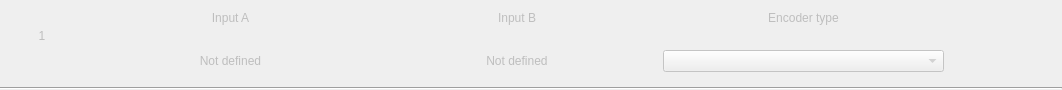
<?xml version="1.0" encoding="UTF-8"?>
<ui version="4.0">
 <class>Encoders</class>
 <widget class="QWidget" name="Encoders">
  <property name="geometry">
   <rect>
    <x>0</x>
    <y>0</y>
    <width>1062</width>
    <height>90</height>
   </rect>
  </property>
  <property name="minimumSize">
   <size>
    <width>0</width>
    <height>90</height>
   </size>
  </property>
  <property name="windowTitle">
   <string notr="true">Form</string>
  </property>
  <layout class="QGridLayout" name="gridLayout" rowstretch="3,3,0" columnstretch="3,10,10,10,4">
   <property name="leftMargin">
    <number>0</number>
   </property>
   <property name="topMargin">
    <number>0</number>
   </property>
   <property name="rightMargin">
    <number>0</number>
   </property>
   <property name="bottomMargin">
    <number>0</number>
   </property>
   <property name="horizontalSpacing">
    <number>6</number>
   </property>
   <property name="verticalSpacing">
    <number>15</number>
   </property>
   <item row="1" column="3">
    <widget class="CenteredCBox" name="comboBox_EncoderType">
     <property name="enabled">
      <bool>false</bool>
     </property>
     <property name="sizePolicy">
      <sizepolicy hsizetype="Preferred" vsizetype="Fixed">
       <horstretch>0</horstretch>
       <verstretch>0</verstretch>
      </sizepolicy>
     </property>
    </widget>
   </item>
   <item row="1" column="1">
    <widget class="QLabel" name="label_ButtonNumberA">
     <property name="enabled">
      <bool>false</bool>
     </property>
     <property name="text">
      <string>Not defined</string>
     </property>
     <property name="alignment">
      <set>Qt::AlignCenter</set>
     </property>
    </widget>
   </item>
   <item row="0" column="3">
    <widget class="QLabel" name="text_EncoderType">
     <property name="enabled">
      <bool>false</bool>
     </property>
     <property name="text">
      <string>Encoder type</string>
     </property>
     <property name="alignment">
      <set>Qt::AlignCenter</set>
     </property>
    </widget>
   </item>
   <item row="0" column="1">
    <widget class="QLabel" name="text_InputA">
     <property name="enabled">
      <bool>false</bool>
     </property>
     <property name="text">
      <string>Input A</string>
     </property>
     <property name="alignment">
      <set>Qt::AlignCenter</set>
     </property>
    </widget>
   </item>
   <item row="1" column="2">
    <widget class="QLabel" name="label_ButtonNumberB">
     <property name="enabled">
      <bool>false</bool>
     </property>
     <property name="text">
      <string>Not defined</string>
     </property>
     <property name="alignment">
      <set>Qt::AlignCenter</set>
     </property>
    </widget>
   </item>
   <item row="0" column="4">
    <spacer name="horizontalSpacer">
     <property name="orientation">
      <enum>Qt::Horizontal</enum>
     </property>
     <property name="sizeHint" stdset="0">
      <size>
       <width>40</width>
       <height>20</height>
      </size>
     </property>
    </spacer>
   </item>
   <item row="0" column="2">
    <widget class="QLabel" name="text_InputB">
     <property name="enabled">
      <bool>false</bool>
     </property>
     <property name="text">
      <string>Input B</string>
     </property>
     <property name="alignment">
      <set>Qt::AlignCenter</set>
     </property>
    </widget>
   </item>
   <item row="0" column="0" rowspan="2">
    <widget class="QLabel" name="label_EncoderIndex">
     <property name="enabled">
      <bool>false</bool>
     </property>
     <property name="text">
      <string notr="true">1</string>
     </property>
     <property name="alignment">
      <set>Qt::AlignCenter</set>
     </property>
    </widget>
   </item>
   <item row="2" column="0" colspan="5">
    <widget class="Line" name="line">
     <property name="frameShadow">
      <enum>QFrame::Sunken</enum>
     </property>
     <property name="orientation">
      <enum>Qt::Horizontal</enum>
     </property>
    </widget>
   </item>
  </layout>
 </widget>
 <customwidgets>
  <customwidget>
   <class>CenteredCBox</class>
   <extends>QComboBox</extends>
   <header>centered_cbox.h</header>
  </customwidget>
 </customwidgets>
 <resources/>
 <connections/>
</ui>
